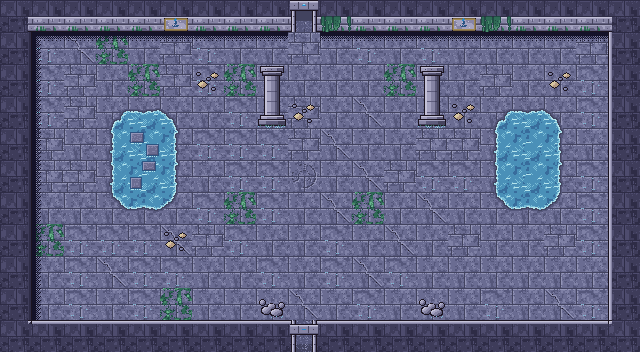

A 2D game scene composited from a Tiled map and its tileset images. What follows is a short description and the map's XML, with every tile layer's data as written:
An orthogonal 20x11 tile map with 32x32 px tiles, 4 tile layers (Sol, Decor, Murs, Dessus) and 6 objects (2x Sortie, 2x Spawn, StatueCorbeau, Ennemi).

<map version="1.10" tiledversion="1.12.2" orientation="orthogonal" renderorder="right-down" width="20" height="11" tilewidth="32" tileheight="32" infinite="0" nextlayerid="6" nextobjectid="7">
 <properties>
  <property name="carte_x" type="int" value="1" />
  <property name="carte_y" type="int" value="0" />
  <property name="etage" value="rdc" />
 </properties>
 <tileset firstgid="1" source="../tilesets/sanctuaire.tsx" />
 <layer id="1" name="Sol" width="20" height="11">
  <data encoding="csv">
3,1,3,3,1,4,3,1,1,2,1,2,2,1,2,2,6,2,2,2,
1,2,4,6,1,3,2,1,1,3,1,2,1,2,1,1,1,1,3,2,
1,2,3,1,6,3,2,6,1,1,1,1,6,1,1,3,1,1,2,1,
1,2,3,90,82,91,1,2,1,3,1,4,1,1,1,90,82,91,2,2,
1,3,1,84,94,85,2,2,2,3,4,1,1,3,3,84,81,85,1,1,
1,3,3,84,95,85,1,2,2,5,1,4,3,2,2,84,81,85,2,2,
1,1,1,92,83,93,2,6,2,1,4,6,1,4,1,92,83,93,2,1,
1,6,2,2,2,4,3,2,1,1,2,1,4,1,3,1,1,3,2,1,
2,1,2,4,2,2,1,1,2,1,2,4,2,1,1,1,1,1,1,1,
3,1,2,1,2,6,1,1,1,4,1,2,1,1,1,2,1,4,2,1,
6,2,1,1,3,4,3,1,1,2,4,2,2,1,2,1,1,1,1,1
</data>
 </layer>
 <layer id="2" name="Decor" width="20" height="11">
  <data encoding="csv">
0,0,0,0,0,0,0,0,0,0,0,0,0,0,0,0,0,0,0,0,
0,15,13,13,13,13,13,13,13,0,13,13,13,13,13,13,13,13,13,0,
0,14,0,0,0,0,16,0,0,0,0,0,0,0,0,0,0,16,0,0,
0,14,0,0,0,0,0,0,0,16,0,0,0,0,16,0,0,0,0,0,
0,14,0,0,0,0,0,0,0,0,0,0,0,0,0,0,0,0,0,0,
0,14,0,0,0,0,0,0,0,0,0,0,0,0,0,0,0,0,0,0,
0,14,0,0,0,0,0,0,0,0,0,0,0,0,0,0,0,0,0,0,
0,14,0,0,0,16,0,0,0,0,0,0,0,0,0,0,0,0,0,0,
0,14,0,0,0,0,0,0,0,0,0,0,0,0,0,0,0,0,0,0,
0,14,0,0,0,0,0,0,128,0,0,0,0,128,0,0,0,0,0,0,
0,0,0,0,0,0,0,0,0,0,0,0,0,0,0,0,0,0,0,0
</data>
 </layer>
 <layer id="3" name="Murs" width="20" height="11">
  <data encoding="csv">
21,17,17,17,17,17,17,17,17,41,17,17,17,17,17,17,17,17,17,22,
19,0,0,0,0,0,0,0,0,0,0,0,0,0,0,0,0,0,0,20,
19,0,0,0,0,0,0,0,0,0,0,0,0,0,0,0,0,0,0,20,
19,0,0,0,0,0,0,0,114,0,0,0,0,114,0,0,0,0,0,20,
19,0,0,0,0,0,0,0,0,0,0,0,0,0,0,0,0,0,0,20,
19,0,0,0,0,0,0,0,0,0,0,0,0,0,0,0,0,0,0,20,
19,0,0,0,0,0,0,0,0,0,0,0,0,0,0,0,0,0,0,20,
19,0,0,0,0,0,0,0,0,0,0,0,0,0,0,0,0,0,0,20,
19,0,0,0,0,0,0,0,0,0,0,0,0,0,0,0,0,0,0,20,
19,0,0,0,0,0,0,0,0,0,0,0,0,0,0,0,0,0,0,20,
23,18,18,18,18,18,18,18,18,42,18,18,18,18,18,18,18,18,18,24
</data>
 </layer>
 <objectgroup id="4" name="Objets">
  <object id="1" type="Sortie" x="288" y="0" width="32" height="32">
   <properties>
    <property name="cible_carte" value="res://scenes/rooms/donjon3_salle_02_room.tscn" />
    <property name="cible_spawn" value="depuis_sud" />
    <property name="godot_node_type" value="area" />
   </properties>
  </object>
  <object id="2" type="Sortie" x="288" y="320" width="32" height="32">
   <properties>
    <property name="cible_carte" value="res://scenes/rooms/lac_room.tscn" />
    <property name="cible_spawn" value="depuis_sanctuaire" />
    <property name="godot_node_type" value="area" />
   </properties>
  </object>
  <object id="3" type="Spawn" x="304" y="80">
   <properties>
    <property name="id" value="depuis_nord" />
   </properties>
   <point />
  </object>
  <object id="4" type="Spawn" x="304" y="272">
   <properties>
    <property name="id" value="depuis_lac" />
   </properties>
   <point />
  </object>
  <object id="5" type="StatueCorbeau" x="400" y="272">
   <properties>
    <property name="id" value="donjon3_statue_entree" />
   </properties>
   <point />
  </object>
  <object id="6" type="Ennemi" x="528" y="176">
   <properties>
    <property name="type" value="tetard_encre" />
    <property name="variante" value="normal" />
   </properties>
   <point />
  </object>
 </objectgroup>
 <layer id="5" name="Dessus" width="20" height="11">
  <data encoding="csv">
0,0,0,0,0,118,0,0,0,45,119,0,0,0,118,119,0,0,0,0,
0,0,0,0,0,0,0,0,0,0,0,0,0,0,0,0,0,0,0,0,
0,0,0,0,0,0,0,0,113,0,0,0,0,113,0,0,0,0,0,0,
0,0,0,0,0,0,0,0,0,0,0,0,0,0,0,0,0,0,0,0,
0,0,0,0,0,0,0,0,0,0,0,0,0,0,0,0,0,0,0,0,
0,0,0,0,0,0,0,0,0,0,0,0,0,0,0,0,0,0,0,0,
0,0,0,0,0,0,0,0,0,0,0,0,0,0,0,0,0,0,0,0,
0,0,0,0,0,0,0,0,0,0,0,0,0,0,0,0,0,0,0,0,
0,0,0,0,0,0,0,0,0,0,0,0,0,0,0,0,0,0,0,0,
0,0,0,0,0,0,0,0,0,0,0,0,0,0,0,0,0,0,0,0,
0,0,0,0,0,0,0,0,0,46,0,0,0,0,0,0,0,0,0,0
</data>
 </layer>
</map>
